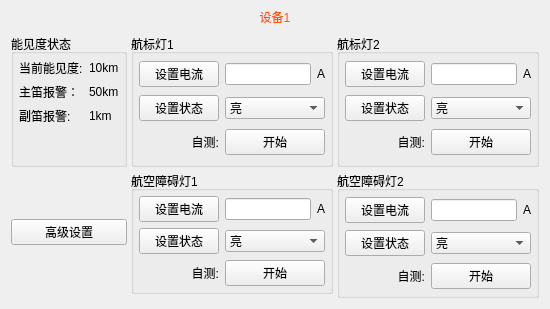
<?xml version="1.0" encoding="UTF-8"?>
<ui version="4.0">
 <class>frmDeviceNode</class>
 <widget class="QWidget" name="frmDeviceNode">
  <property name="geometry">
   <rect>
    <x>0</x>
    <y>0</y>
    <width>550</width>
    <height>309</height>
   </rect>
  </property>
  <property name="sizePolicy">
   <sizepolicy hsizetype="Minimum" vsizetype="Expanding">
    <horstretch>0</horstretch>
    <verstretch>0</verstretch>
   </sizepolicy>
  </property>
  <property name="minimumSize">
   <size>
    <width>550</width>
    <height>300</height>
   </size>
  </property>
  <property name="maximumSize">
   <size>
    <width>574</width>
    <height>309</height>
   </size>
  </property>
  <property name="windowTitle">
   <string>Form</string>
  </property>
  <layout class="QGridLayout" name="gridLayout_7">
   <property name="leftMargin">
    <number>3</number>
   </property>
   <property name="topMargin">
    <number>3</number>
   </property>
   <property name="rightMargin">
    <number>3</number>
   </property>
   <property name="bottomMargin">
    <number>3</number>
   </property>
   <property name="spacing">
    <number>3</number>
   </property>
   <item row="1" column="0">
    <widget class="PanelItem" name="widget" native="true">
     <layout class="QGridLayout" name="gridLayout_8">
      <property name="leftMargin">
       <number>5</number>
      </property>
      <property name="topMargin">
       <number>5</number>
      </property>
      <property name="rightMargin">
       <number>5</number>
      </property>
      <property name="bottomMargin">
       <number>5</number>
      </property>
      <property name="spacing">
       <number>5</number>
      </property>
      <item row="1" column="0">
       <widget class="QFrame" name="gboxDevicePanel">
        <property name="sizePolicy">
         <sizepolicy hsizetype="Preferred" vsizetype="Preferred">
          <horstretch>0</horstretch>
          <verstretch>0</verstretch>
         </sizepolicy>
        </property>
        <layout class="QGridLayout" name="gridLayout_6">
         <property name="leftMargin">
          <number>3</number>
         </property>
         <property name="topMargin">
          <number>3</number>
         </property>
         <property name="rightMargin">
          <number>3</number>
         </property>
         <property name="bottomMargin">
          <number>3</number>
         </property>
         <property name="spacing">
          <number>4</number>
         </property>
         <item row="1" column="2">
          <widget class="QGroupBox" name="groupBox_2">
           <property name="title">
            <string>航标灯2</string>
           </property>
           <layout class="QGridLayout" name="gridLayout_2">
            <property name="leftMargin">
             <number>5</number>
            </property>
            <property name="topMargin">
             <number>5</number>
            </property>
            <property name="rightMargin">
             <number>5</number>
            </property>
            <property name="bottomMargin">
             <number>5</number>
            </property>
            <item row="0" column="0">
             <widget class="QPushButton" name="pbSetL2Current">
              <property name="text">
               <string>设置电流</string>
              </property>
             </widget>
            </item>
            <item row="0" column="1">
             <layout class="QHBoxLayout" name="horizontalLayout_2">
              <item>
               <widget class="QLineEdit" name="leL2Current"/>
              </item>
              <item>
               <widget class="QLabel" name="label_8">
                <property name="text">
                 <string>A</string>
                </property>
               </widget>
              </item>
             </layout>
            </item>
            <item row="1" column="0">
             <widget class="QPushButton" name="pbSetL2State">
              <property name="text">
               <string>设置状态</string>
              </property>
             </widget>
            </item>
            <item row="1" column="1">
             <widget class="QComboBox" name="cmbL2State">
              <property name="focusPolicy">
               <enum>Qt::ClickFocus</enum>
              </property>
              <property name="layoutDirection">
               <enum>Qt::LeftToRight</enum>
              </property>
              <item>
               <property name="text">
                <string>亮</string>
               </property>
              </item>
              <item>
               <property name="text">
                <string>灭</string>
               </property>
              </item>
              <item>
               <property name="text">
                <string>闪烁</string>
               </property>
              </item>
             </widget>
            </item>
            <item row="2" column="0">
             <widget class="QLabel" name="label_12">
              <property name="text">
               <string>自测:</string>
              </property>
              <property name="alignment">
               <set>Qt::AlignRight|Qt::AlignTrailing|Qt::AlignVCenter</set>
              </property>
             </widget>
            </item>
            <item row="2" column="1">
             <widget class="QPushButton" name="pbL2SelfTest">
              <property name="text">
               <string>开始</string>
              </property>
             </widget>
            </item>
           </layout>
          </widget>
         </item>
         <item row="1" column="1">
          <widget class="QGroupBox" name="groupBox">
           <property name="title">
            <string>航标灯1</string>
           </property>
           <layout class="QGridLayout" name="gridLayout">
            <property name="leftMargin">
             <number>5</number>
            </property>
            <property name="topMargin">
             <number>5</number>
            </property>
            <property name="rightMargin">
             <number>5</number>
            </property>
            <property name="bottomMargin">
             <number>5</number>
            </property>
            <item row="0" column="0">
             <widget class="QPushButton" name="pbSetL1Current">
              <property name="text">
               <string>设置电流</string>
              </property>
             </widget>
            </item>
            <item row="0" column="1">
             <layout class="QHBoxLayout" name="horizontalLayout">
              <item>
               <widget class="QLineEdit" name="leL1Current"/>
              </item>
              <item>
               <widget class="QLabel" name="label_7">
                <property name="text">
                 <string>A</string>
                </property>
               </widget>
              </item>
             </layout>
            </item>
            <item row="1" column="0">
             <widget class="QPushButton" name="pbSetL1State">
              <property name="text">
               <string>设置状态</string>
              </property>
             </widget>
            </item>
            <item row="1" column="1">
             <widget class="QComboBox" name="cmbL1State">
              <property name="focusPolicy">
               <enum>Qt::ClickFocus</enum>
              </property>
              <property name="layoutDirection">
               <enum>Qt::LeftToRight</enum>
              </property>
              <item>
               <property name="text">
                <string>亮</string>
               </property>
              </item>
              <item>
               <property name="text">
                <string>灭</string>
               </property>
              </item>
              <item>
               <property name="text">
                <string>闪烁</string>
               </property>
              </item>
             </widget>
            </item>
            <item row="2" column="0">
             <widget class="QLabel" name="label_11">
              <property name="text">
               <string>自测:</string>
              </property>
              <property name="alignment">
               <set>Qt::AlignRight|Qt::AlignTrailing|Qt::AlignVCenter</set>
              </property>
             </widget>
            </item>
            <item row="2" column="1">
             <widget class="QPushButton" name="pbL1SelfTest">
              <property name="text">
               <string>开始</string>
              </property>
             </widget>
            </item>
           </layout>
          </widget>
         </item>
         <item row="2" column="1">
          <widget class="QGroupBox" name="groupBox_4">
           <property name="title">
            <string>航空障碍灯1</string>
           </property>
           <layout class="QGridLayout" name="gridLayout_3">
            <property name="leftMargin">
             <number>5</number>
            </property>
            <property name="topMargin">
             <number>5</number>
            </property>
            <property name="rightMargin">
             <number>5</number>
            </property>
            <property name="bottomMargin">
             <number>5</number>
            </property>
            <item row="0" column="0">
             <widget class="QPushButton" name="pbSetL3Current">
              <property name="text">
               <string>设置电流</string>
              </property>
             </widget>
            </item>
            <item row="0" column="1">
             <layout class="QHBoxLayout" name="horizontalLayout_3">
              <item>
               <widget class="QLineEdit" name="leL3Current"/>
              </item>
              <item>
               <widget class="QLabel" name="label_10">
                <property name="text">
                 <string>A</string>
                </property>
               </widget>
              </item>
             </layout>
            </item>
            <item row="1" column="0">
             <widget class="QPushButton" name="pbSetL3State">
              <property name="text">
               <string>设置状态</string>
              </property>
             </widget>
            </item>
            <item row="1" column="1">
             <widget class="QComboBox" name="cmbL3State">
              <property name="focusPolicy">
               <enum>Qt::ClickFocus</enum>
              </property>
              <property name="layoutDirection">
               <enum>Qt::LeftToRight</enum>
              </property>
              <item>
               <property name="text">
                <string>亮</string>
               </property>
              </item>
              <item>
               <property name="text">
                <string>灭</string>
               </property>
              </item>
              <item>
               <property name="text">
                <string>闪烁</string>
               </property>
              </item>
             </widget>
            </item>
            <item row="2" column="0">
             <widget class="QLabel" name="label_13">
              <property name="text">
               <string>自测:</string>
              </property>
              <property name="alignment">
               <set>Qt::AlignRight|Qt::AlignTrailing|Qt::AlignVCenter</set>
              </property>
             </widget>
            </item>
            <item row="2" column="1">
             <widget class="QPushButton" name="pbL3SelfTest">
              <property name="text">
               <string>开始</string>
              </property>
             </widget>
            </item>
           </layout>
          </widget>
         </item>
         <item row="1" column="0">
          <widget class="QGroupBox" name="groupBox_5">
           <property name="title">
            <string>能见度状态</string>
           </property>
           <layout class="QGridLayout" name="gridLayout_5">
            <property name="leftMargin">
             <number>5</number>
            </property>
            <property name="topMargin">
             <number>5</number>
            </property>
            <property name="rightMargin">
             <number>5</number>
            </property>
            <property name="bottomMargin">
             <number>5</number>
            </property>
            <item row="1" column="1">
             <widget class="QLabel" name="lbMaxValue">
              <property name="text">
               <string>50km</string>
              </property>
             </widget>
            </item>
            <item row="0" column="1">
             <widget class="QLabel" name="lbVisiabilityValue">
              <property name="text">
               <string>10km</string>
              </property>
             </widget>
            </item>
            <item row="1" column="0">
             <widget class="QLabel" name="label_3">
              <property name="text">
               <string>主笛报警：</string>
              </property>
             </widget>
            </item>
            <item row="2" column="0">
             <widget class="QLabel" name="label_4">
              <property name="text">
               <string>副笛报警:</string>
              </property>
             </widget>
            </item>
            <item row="0" column="0">
             <widget class="QLabel" name="label">
              <property name="text">
               <string>当前能见度:</string>
              </property>
             </widget>
            </item>
            <item row="2" column="1">
             <widget class="QLabel" name="lbMinValue">
              <property name="text">
               <string>1km</string>
              </property>
             </widget>
            </item>
            <item row="3" column="0">
             <spacer name="verticalSpacer">
              <property name="orientation">
               <enum>Qt::Vertical</enum>
              </property>
              <property name="sizeHint" stdset="0">
               <size>
                <width>20</width>
                <height>40</height>
               </size>
              </property>
             </spacer>
            </item>
           </layout>
          </widget>
         </item>
         <item row="2" column="2" rowspan="2">
          <widget class="QGroupBox" name="groupBox_6">
           <property name="title">
            <string>航空障碍灯2</string>
           </property>
           <layout class="QGridLayout" name="gridLayout_4">
            <property name="leftMargin">
             <number>5</number>
            </property>
            <property name="topMargin">
             <number>5</number>
            </property>
            <property name="rightMargin">
             <number>5</number>
            </property>
            <property name="bottomMargin">
             <number>5</number>
            </property>
            <item row="0" column="0">
             <widget class="QPushButton" name="pbSetL4Current">
              <property name="text">
               <string>设置电流</string>
              </property>
             </widget>
            </item>
            <item row="0" column="1">
             <layout class="QHBoxLayout" name="horizontalLayout_4">
              <item>
               <widget class="QLineEdit" name="leL4Current"/>
              </item>
              <item>
               <widget class="QLabel" name="label_14">
                <property name="text">
                 <string>A</string>
                </property>
               </widget>
              </item>
             </layout>
            </item>
            <item row="1" column="0">
             <widget class="QPushButton" name="pbSetL4State">
              <property name="text">
               <string>设置状态</string>
              </property>
             </widget>
            </item>
            <item row="1" column="1">
             <widget class="QComboBox" name="cmbL4State">
              <property name="focusPolicy">
               <enum>Qt::ClickFocus</enum>
              </property>
              <property name="layoutDirection">
               <enum>Qt::LeftToRight</enum>
              </property>
              <item>
               <property name="text">
                <string>亮</string>
               </property>
              </item>
              <item>
               <property name="text">
                <string>灭</string>
               </property>
              </item>
              <item>
               <property name="text">
                <string>闪烁</string>
               </property>
              </item>
             </widget>
            </item>
            <item row="2" column="0">
             <widget class="QLabel" name="label_15">
              <property name="text">
               <string>自测:</string>
              </property>
              <property name="alignment">
               <set>Qt::AlignRight|Qt::AlignTrailing|Qt::AlignVCenter</set>
              </property>
             </widget>
            </item>
            <item row="2" column="1">
             <widget class="QPushButton" name="pbL4SelfTest">
              <property name="text">
               <string>开始</string>
              </property>
             </widget>
            </item>
           </layout>
          </widget>
         </item>
         <item row="2" column="0">
          <widget class="QPushButton" name="pbAdvanceSetting">
           <property name="text">
            <string>高级设置</string>
           </property>
          </widget>
         </item>
        </layout>
       </widget>
      </item>
      <item row="0" column="0">
       <widget class="QLabel" name="lbNodeName">
        <property name="styleSheet">
         <string notr="true">color: rgb(255, 85, 0);
font: 12pt &quot;华文宋体&quot;;</string>
        </property>
        <property name="text">
         <string>设备1</string>
        </property>
        <property name="scaledContents">
         <bool>false</bool>
        </property>
        <property name="alignment">
         <set>Qt::AlignCenter</set>
        </property>
       </widget>
      </item>
     </layout>
    </widget>
   </item>
  </layout>
 </widget>
 <customwidgets>
  <customwidget>
   <class>PanelItem</class>
   <extends>QWidget</extends>
   <header location="global">panelitem.h</header>
   <container>1</container>
  </customwidget>
 </customwidgets>
 <resources/>
 <connections/>
</ui>
